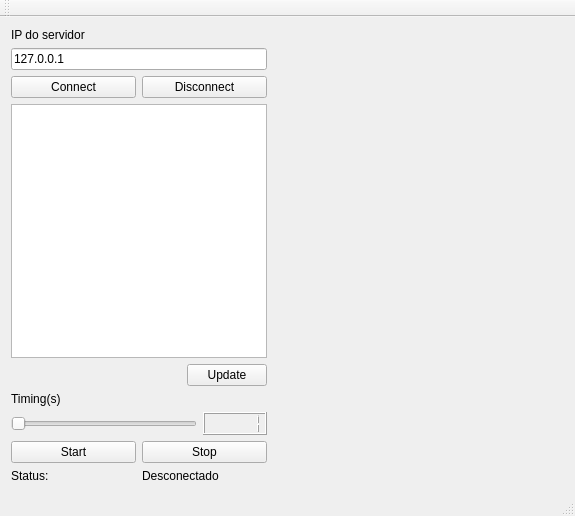
<?xml version="1.0" encoding="UTF-8"?>
<ui version="4.0">
 <class>MainWindow</class>
 <widget class="QMainWindow" name="MainWindow">
  <property name="geometry">
   <rect>
    <x>0</x>
    <y>0</y>
    <width>575</width>
    <height>516</height>
   </rect>
  </property>
  <property name="windowTitle">
   <string>MainWindow</string>
  </property>
  <widget class="QWidget" name="centralWidget">
   <layout class="QHBoxLayout" name="horizontalLayout_4" stretch="0,100">
    <item>
     <layout class="QVBoxLayout" name="verticalLayout">
      <item>
       <layout class="QGridLayout" name="gridLayout">
        <item row="0" column="0" colspan="2">
         <widget class="QLabel" name="label">
          <property name="text">
           <string>IP do servidor</string>
          </property>
         </widget>
        </item>
        <item row="2" column="0">
         <widget class="QPushButton" name="pushButtonConnect">
          <property name="text">
           <string>Connect</string>
          </property>
         </widget>
        </item>
        <item row="2" column="1">
         <widget class="QPushButton" name="pushButtonDisconnect">
          <property name="text">
           <string>Disconnect</string>
          </property>
         </widget>
        </item>
        <item row="1" column="0" colspan="2">
         <widget class="QLineEdit" name="lineEditIP">
          <property name="text">
           <string>127.0.0.1</string>
          </property>
         </widget>
        </item>
       </layout>
      </item>
      <item>
       <widget class="QListWidget" name="listWidgetIP"/>
      </item>
      <item>
       <layout class="QHBoxLayout" name="horizontalLayout_3">
        <item>
         <spacer name="horizontalSpacer">
          <property name="orientation">
           <enum>Qt::Horizontal</enum>
          </property>
          <property name="sizeHint" stdset="0">
           <size>
            <width>40</width>
            <height>20</height>
           </size>
          </property>
         </spacer>
        </item>
        <item>
         <widget class="QPushButton" name="pushButtonUpdate">
          <property name="text">
           <string>Update</string>
          </property>
         </widget>
        </item>
       </layout>
      </item>
      <item>
       <layout class="QGridLayout" name="gridLayout_3">
        <item row="0" column="0" colspan="2">
         <widget class="QLabel" name="label_2">
          <property name="text">
           <string>Timing(s)</string>
          </property>
         </widget>
        </item>
        <item row="1" column="0" colspan="2">
         <layout class="QGridLayout" name="gridLayout_2">
          <item row="0" column="0">
           <layout class="QHBoxLayout" name="horizontalLayout">
            <item>
             <widget class="QSlider" name="horizontalSliderTiming">
              <property name="minimum">
               <number>1</number>
              </property>
              <property name="maximum">
               <number>60</number>
              </property>
              <property name="orientation">
               <enum>Qt::Horizontal</enum>
              </property>
             </widget>
            </item>
            <item>
             <widget class="QLCDNumber" name="lcdNumber">
              <property name="intValue" stdset="0">
               <number>1</number>
              </property>
             </widget>
            </item>
           </layout>
          </item>
          <item row="1" column="0">
           <layout class="QHBoxLayout" name="horizontalLayout_2">
            <item>
             <widget class="QPushButton" name="pushButtonStart">
              <property name="text">
               <string>Start</string>
              </property>
             </widget>
            </item>
            <item>
             <widget class="QPushButton" name="pushButtonStop">
              <property name="text">
               <string>Stop</string>
              </property>
             </widget>
            </item>
           </layout>
          </item>
         </layout>
        </item>
        <item row="2" column="0">
         <widget class="QLabel" name="label_3">
          <property name="text">
           <string>Status:</string>
          </property>
         </widget>
        </item>
        <item row="2" column="1">
         <widget class="QLabel" name="labelStatus">
          <property name="text">
           <string>Desconectado</string>
          </property>
         </widget>
        </item>
       </layout>
      </item>
     </layout>
    </item>
    <item>
     <widget class="Plotter" name="widget" native="true"/>
    </item>
   </layout>
  </widget>
  <widget class="QMenuBar" name="menuBar">
   <property name="geometry">
    <rect>
     <x>0</x>
     <y>0</y>
     <width>575</width>
     <height>22</height>
    </rect>
   </property>
  </widget>
  <widget class="QToolBar" name="mainToolBar">
   <attribute name="toolBarArea">
    <enum>TopToolBarArea</enum>
   </attribute>
   <attribute name="toolBarBreak">
    <bool>false</bool>
   </attribute>
  </widget>
  <widget class="QStatusBar" name="statusBar"/>
 </widget>
 <layoutdefault spacing="6" margin="11"/>
 <customwidgets>
  <customwidget>
   <class>Plotter</class>
   <extends>QWidget</extends>
   <header>plotter.h</header>
   <container>1</container>
  </customwidget>
 </customwidgets>
 <resources/>
 <connections>
  <connection>
   <sender>horizontalSliderTiming</sender>
   <signal>valueChanged(int)</signal>
   <receiver>lcdNumber</receiver>
   <slot>display(int)</slot>
   <hints>
    <hint type="sourcelabel">
     <x>122</x>
     <y>322</y>
    </hint>
    <hint type="destinationlabel">
     <x>196</x>
     <y>331</y>
    </hint>
   </hints>
  </connection>
 </connections>
</ui>
